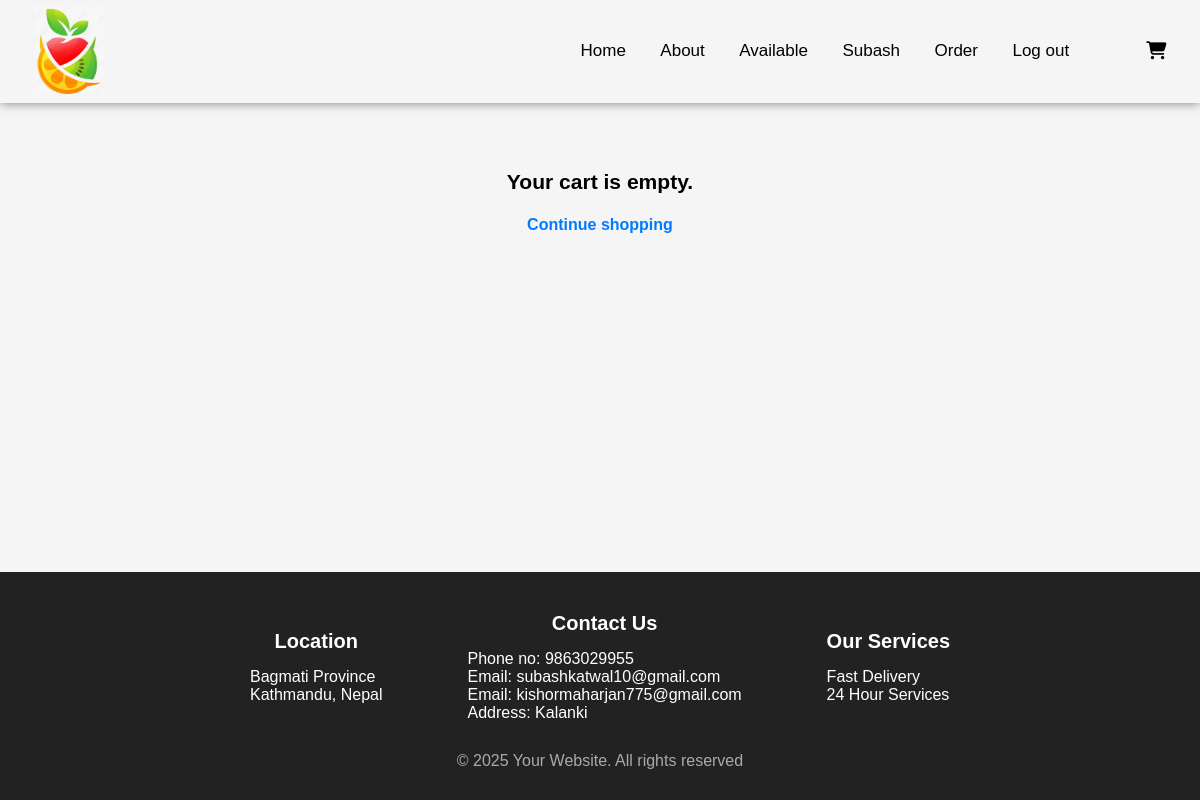
The page /cart/ (signed in) on the database as committed earlier.
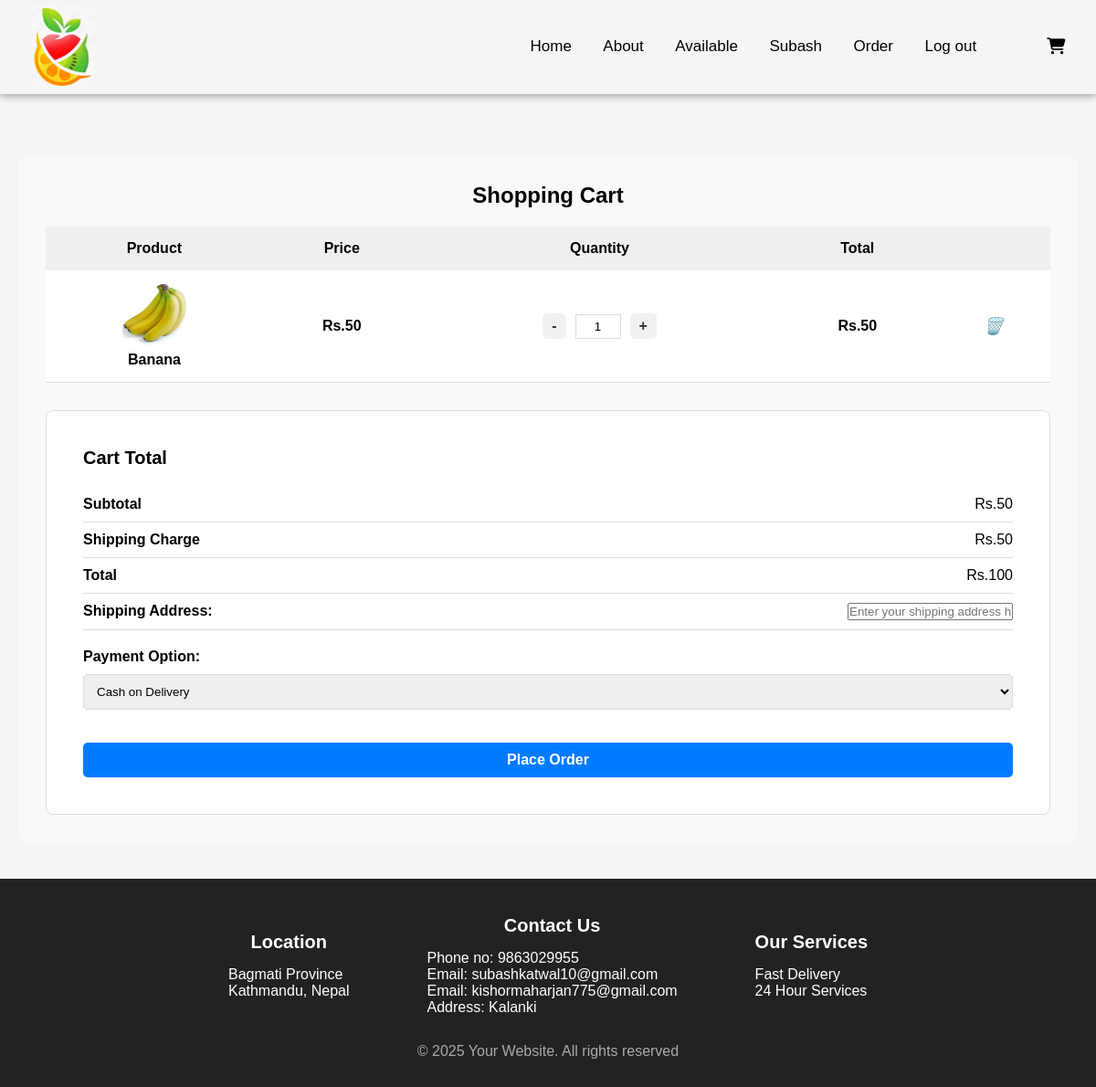
The same page on the database as committed later.
### project/models.py (models this page shows, shortened)
class CartItem(models.Model):
    cart = models.ForeignKey(Cart, related_name='items', on_delete=models.CASCADE)
    product = models.ForeignKey(Fruits, on_delete=models.CASCADE)
    quantity = models.PositiveIntegerField(default=1)
    @property
    def total_price(self):
        return self.product.price * self.quantity

class Fruits(models.Model):
    name = models.CharField(max_length=50)
    price = models.IntegerField(default=0)
    description = models.CharField(max_length=400, default='')
    image = models.ImageField(upload_to='media/fruit/')
    stock = models.PositiveIntegerField(null=True, blank=True)

### project/views.py (the view)
# urls.py: path('cart/', views.cart, name="cart"),
def cart(request):
    if request.user.is_authenticated:
        cart = Cart.objects.filter(is_paid=False, user=request.user).first()
        if cart:
            cart_items = CartItem.objects.filter(cart=cart)
        else:
            cart_items = []
        total_amount = sum(item.total_price for item in cart_items)
        shipping = 50
        amount = total_amount + shipping
        context = {
            'cart_items': cart_items,
            'amount': total_amount,
            'shipping': shipping,
            'total_amount': amount,
        }
        return render(request, 'cart.html', context)
    else:
        return render(request, 'cart.html')

### project/templates/cart.html (shortened to what the changed rows need)
{% extends 'main.html' %}
{% load static %}
{% block extra_css %}
<link rel="stylesheet" href="{% static 'css/carts.css' %}">
{% endblock %}
{% block content %}
<div class="container" style="margin-top: 150px;">
    {% if cart_items %}
    <section class="cart-section">
        <h2 class="cart-heading">Shopping Cart</h2>
        <div class="cart-row">
            <div class="cart-items">
                <div class="table-responsive">
                    <table class="cart-table">
                        <thead class="cart-header">
                            <tr>
                                <th class="cart-product-header">Product</th>
                                <th class="cart-price-header">Price</th>
                                <th class="cart-quantity-header">Quantity</th>
                                <th class="cart-total-header">Total</th>
                                <th class="cart-action-header"></th>
                            </tr>
                        </thead>
                        <tbody>
                            {% for cart_item in cart_items %}
                            <tr class="cart-item">
                                <td class="cart-product">
                                    <div class="product-media">
                                        {% if cart_item.product.image %}
                                        <a href="#">
                                            <img src="{{ cart_item.product.image.url }}"
                                                alt="{{ cart_item.product.name }}" width="70" />
                                        </a>
                                        {% endif %}
                                        <div class="product-info">
                                            <strong>{{ cart_item.product.name }}</strong>
                                        </div>
                                    </div>
                                </td>
                                <td class="cart-price">
                                    <h4>Rs.{{ cart_item.product.price }}</h4>
                                </td>
                                <td class="cart-quantity">
                                    <div class="quantity-controls">
                                        <a href="{% url 'minus_quantity' cart_item.product.id %}"
                                            class="decrease-btn">-</a>
                                        <input type="text" value="{{ cart_item.quantity }}" class="quantity-input"
                                            readonly />
                                        <a href="{% url 'add_quantity' cart_item.product.id %}"
                                            class="increase-btn">+</a>
                                    </div>
                                </td>
                                <td class="cart-total">
                                    <h4>Rs.{{ cart_item.total_price }}</h4>
                                </td>
                                <td class="cart-action">
                                    <a href="{% url 'remove_from_cart' cart_item.product.id %}" class="remove-btn">
                                        <i class="remove-icon">🗑️</i>
                                    </a>
                                </td>
                            </tr>
                            {% endfor %}
                        </tbody>
                    </table>
                </div>
            </div>
            <div class="order-total">
                <div class="total-card">
                    <div class="total-card-body">
                        <h5 class="total-heading">Cart Total</h5>
                        <ul class="total-list">
                            <li class="total-item">
                                <strong>Subtotal</strong><span class="total-price">Rs.{{ amount }}</span>
                            </li>
                            <li class="total-item">
                                <strong>Shipping Charge</strong><span class="total-price">Rs.{{ shipping }}</span>
                            </li>
                            <li class="total-item">
                                <strong>Total</strong><span class="total-price">Rs.{{ total_amount }}</span>
                            </li>
                            <li class="payment-option">
                                <form method="POST" action="{% url 'place_order' %}">
                                    <div class="total-item">
                                        <label for="shipping_address"><strong>Shipping Address:</strong></label>
                                        <input name="shipping_address" id="shipping_address" placeholder="Enter your shipping address here" required></textarea>
                                    </div>
                                    <div class="payment-selection">
                                        <label for="payment">Payment Option:</label>
                                        <select id="payment" name="payment_method" required>
                                            <option value="Cash">Cash on Delivery</option>
                                        </select>
                                    </div>
                                    <BR></BR>
                                    <div class="submit-btn">
                                        <button type="submit" class="submit-btn-submit">
                                            Place Order
                                        </button>
                                    </div>
                                </form>
                            </li>
                        </ul>
                    </div>
                </div>
            </div>
        </div>
    </section>
    {% else %}
    <div class="empty-cart">
        <h3>Your cart is empty.</h3>
        <a href="{% url 'home' %}" class="continue-shopping-link">
            Continue shopping
        </a>
    </div>
    {% endif %}
</div>
{% endblock %}

Rows that differ between the two databases and show on the page:
added CartItem: product.image (picture), product.name "Banana", product.price "50", quantity "1", total_price "50"
Other text that changed with them:
{{ amount }}: (not shown) → "50"
{{ shipping }}: (not shown) → "50"
{{ total_amount }}: (not shown) → "100"
form field payment_method: (not shown) → "Cash on Delivery"
text no longer shown: "Your cart is empty. Continue shopping"
text now shown: "Shopping Cart Product Price Quantity Total Cart Total Subtotal Rs. Shipping Charge Rs. Total Rs. Shipping Address: Payment Option: Place Order"
